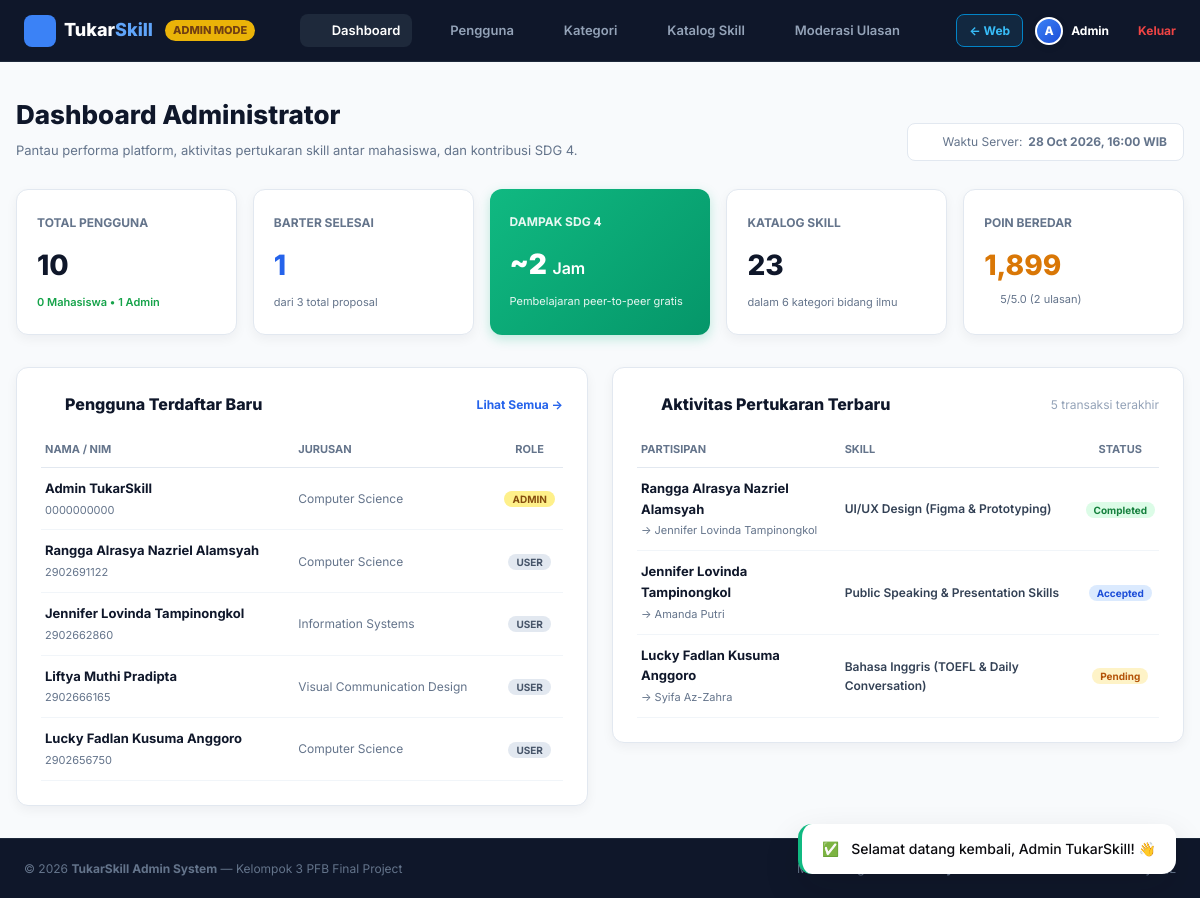
/admin/index.php (signed in), run on the app's committed database.
### tables this page shows
CREATE TABLE `users` (
  `id` INT AUTO_INCREMENT PRIMARY KEY,
  `name` VARCHAR(100) NOT NULL,
  `nim` CHAR(10) NOT NULL UNIQUE,
  `email` VARCHAR(100) NOT NULL UNIQUE,
  `password` VARCHAR(255) NOT NULL,
  `major` VARCHAR(100) NOT NULL,
  `batch_year` YEAR NULL,
  `bio` TEXT NULL,
  `photo` VARCHAR(255) NULL,
  `whatsapp` VARCHAR(20) NULL,
  `role` ENUM('user', 'admin') NOT NULL DEFAULT 'user',
  `points` INT NOT NULL DEFAULT 20,
  `total_points` INT NOT NULL DEFAULT 20,
  `profile_bonus_given` TINYINT(1) NOT NULL DEFAULT 0,
  `is_active` TINYINT(1) NOT NULL DEFAULT 1,
  `remember_token` VARCHAR(64) NULL,
  `created_at` DATETIME NOT NULL DEFAULT CURRENT_TIMESTAMP,
  `updated_at` DATETIME NOT NULL DEFAULT CURRENT_TIMESTAMP ON UPDATE CURRENT_TIMESTAMP
);

CREATE TABLE `exchanges` (
  `id` INT AUTO_INCREMENT PRIMARY KEY,
  `requester_id` INT NOT NULL,
  `receiver_id` INT NOT NULL,
  `type` ENUM('swap', 'points') NOT NULL DEFAULT 'swap',
  `requested_skill_id` INT NOT NULL,
  `offered_skill_id` INT NULL,
  `points_cost` INT NOT NULL DEFAULT 0,
  `message` TEXT NULL,
  `scheduled_at` DATETIME NOT NULL,
  `mode` ENUM('online', 'offline') NOT NULL DEFAULT 'online',
  `location` VARCHAR(255) NULL,
  `status` ENUM('pending', 'accepted', 'rejected', 'cancelled', 'completed') NOT NULL DEFAULT 'pending',
  `requester_confirmed` TINYINT(1) NOT NULL DEFAULT 0,
  `receiver_confirmed` TINYINT(1) NOT NULL DEFAULT 0,
  `reject_reason` VARCHAR(255) NULL,
  `created_at` DATETIME NOT NULL DEFAULT CURRENT_TIMESTAMP,
  `updated_at` DATETIME NOT NULL DEFAULT CURRENT_TIMESTAMP ON UPDATE CURRENT_TIMESTAMP,
  `completed_at` DATETIME NULL,
  CONSTRAINT `fk_exchanges_requester` FOREIGN KEY (`requester_id`) REFERENCES `users` (`id`) ON DELETE CASCADE ON UPDATE CASCADE,
  CONSTRAINT `fk_exchanges_receiver` FOREIGN KEY (`receiver_id`) REFERENCES `users` (`id`) ON DELETE CASCADE ON UPDATE CASCADE,
  CONSTRAINT `fk_exchanges_req_skill` FOREIGN KEY (`requested_skill_id`) REFERENCES `skills` (`id`) ON DELETE RESTRICT ON UPDATE CASCADE,
  CONSTRAINT `fk_exchanges_off_skill` FOREIGN KEY (`offered_skill_id`) REFERENCES `skills` (`id`) ON DELETE RESTRICT ON UPDATE CASCADE
);

CREATE TABLE `skills` (
  `id` INT AUTO_INCREMENT PRIMARY KEY,
  `category_id` INT NOT NULL,
  `name` VARCHAR(100) NOT NULL UNIQUE,
  `created_at` DATETIME NOT NULL DEFAULT CURRENT_TIMESTAMP,
  CONSTRAINT `fk_skills_category` FOREIGN KEY (`category_id`) REFERENCES `categories` (`id`) ON DELETE RESTRICT ON UPDATE CASCADE
);

### admin/index.php (the view, shortened to what the rows shown need)
<?php
require_once __DIR__ . '/header.php';
$recent_users = [];
$recent_exchanges = [];
if (is_db_connected()) {
    $u_latest = $conn->query("SELECT id, name, nim, email, major, role, created_at FROM users ORDER BY created_at DESC LIMIT 5");
    if ($u_latest) {
        while ($row = $u_latest->fetch_assoc()) $recent_users[] = $row;
    }
    $e_latest = $conn->query("
        SELECT
            e.id, e.status, e.type, e.created_at,
            u_req.name AS req_name, u_rec.name AS rec_name,
            s_req.name AS skill_name
        FROM exchanges e
        JOIN users u_req ON e.requester_id = u_req.id
        JOIN users u_rec ON e.receiver_id = u_rec.id
        JOIN skills s_req ON e.requested_skill_id = s_req.id
        ORDER BY e.created_at DESC
        LIMIT 5
    ");
    if ($e_latest) {
        while ($row = $e_latest->fetch_assoc()) $recent_exchanges[] = $row;
    }
}
?>
<div style="max-width: 1280px; margin: 0 auto;">
    <div style="display: flex; justify-content: space-between; align-items: flex-end; margin-bottom: 28px; flex-wrap: wrap; gap: 16px;">
        <div>
            <h1 style="font-size: 26px; font-weight: 800; color: #0f172a;">
                Dashboard Administrator
            </h1>
        </div>
    </div>
    <div style="display: grid; grid-template-columns: 1fr 1fr; gap: 24px; align-items: start;">
        <div style="background: white; border-radius: 12px; padding: 24px; border: 1px solid #e2e8f0; box-shadow: var(--shadow-sm);">
            <?php if (empty($recent_users)): ?>
                <p style="font-size: 13px; color: #94a3b8; text-align: center; padding: 20px 0;">Belum ada pengguna terdaftar.</p>
            <?php else: ?>
                <div style="overflow-x: auto;">
                    <table style="width: 100%; border-collapse: collapse; font-size: 13px; text-align: left;">
                        <thead>
                            <tr style="border-bottom: 1px solid #e2e8f0; color: #64748b; font-size: 11px; text-transform: uppercase;">
                                <th style="padding: 8px 4px;">Nama / NIM</th>
                                <th style="padding: 8px 4px;">Jurusan</th>
                                <th style="padding: 8px 4px; text-align: center;">Role</th>
                            </tr>
                        </thead>
                        <tbody>
                            <?php foreach ($recent_users as $u): ?>
                                <tr style="border-bottom: 1px solid #f1f5f9;">
                                    <td style="padding: 10px 4px;">
                                        <strong style="color: #0f172a; display: block;"><?= e($u['name']) ?></strong>
                                        <span style="font-size: 11px; color: #64748b;"><?= e($u['nim']) ?></span>
                                    </td>
                                    <td style="padding: 10px 4px; font-size: 12px; color: #64748b;">
                                        <?= e($u['major'] ?? '-') ?>
                                    </td>
                                    <td style="padding: 10px 4px; text-align: center;">
                                        <span style="font-size: 10px; font-weight: 700; padding: 2px 8px; border-radius: 999px; <?= ($u['role'] === 'admin') ? 'background: #fef08a; color: #854d0e;' : 'background: #e2e8f0; color: #475569;' ?>">
                                            <?= strtoupper(e($u['role'])) ?>
                                        </span>
                                    </td>
                                </tr>
                            <?php endforeach; ?>
                        </tbody>
                    </table>
                </div>
            <?php endif; ?>
        </div>
        <div style="background: white; border-radius: 12px; padding: 24px; border: 1px solid #e2e8f0; box-shadow: var(--shadow-sm);">
            <?php if (empty($recent_exchanges)): ?>
                <p style="font-size: 13px; color: #94a3b8; text-align: center; padding: 20px 0;">Belum ada proposal pertukaran.</p>
            <?php else: ?>
                <div style="overflow-x: auto;">
                    <table style="width: 100%; border-collapse: collapse; font-size: 13px; text-align: left;">
                        <thead>
                            <tr style="border-bottom: 1px solid #e2e8f0; color: #64748b; font-size: 11px; text-transform: uppercase;">
                                <th style="padding: 8px 4px;">Partisipan</th>
                                <th style="padding: 8px 4px;">Skill</th>
                                <th style="padding: 8px 4px; text-align: center;">Status</th>
                            </tr>
                        </thead>
                        <tbody>
                            <?php foreach ($recent_exchanges as $ex):
                                $status_badge = [
                                    'pending' => ['bg' => '#fef3c7', 'color' => '#b45309', 'label' => 'Pending'],
                                    'accepted' => ['bg' => '#dbeafe', 'color' => '#1d4ed8', 'label' => 'Accepted'],
                                    'completed' => ['bg' => '#dcfce7', 'color' => '#15803d', 'label' => 'Completed'],
                                    'rejected' => ['bg' => '#fee2e2', 'color' => '#b91c1c', 'label' => 'Rejected'],
                                    'cancelled' => ['bg' => '#f1f5f9', 'color' => '#64748b', 'label' => 'Cancelled']
                                ][$ex['status']] ?? ['bg' => '#f1f5f9', 'color' => '#64748b', 'label' => $ex['status']];
                            ?>
                                <tr style="border-bottom: 1px solid #f1f5f9;">
                                    <td style="padding: 10px 4px;">
                                        <strong style="color: #0f172a; display: block;"><?= e($ex['req_name']) ?></strong>
                                        <span style="font-size: 11px; color: #64748b;">→ <?= e($ex['rec_name']) ?></span>
                                    </td>
                                    <td style="padding: 10px 4px; font-size: 12px; color: #334155; font-weight: 600;">
                                        <?= e($ex['skill_name']) ?>
                                    </td>
                                    <td style="padding: 10px 4px; text-align: center;">
                                        <span style="font-size: 10px; font-weight: 700; padding: 2px 8px; border-radius: 999px; background: <?= $status_badge['bg'] ?>; color: <?= $status_badge['color'] ?>;">
                                            <?= $status_badge['label'] ?>
                                        </span>
                                    </td>
                                </tr>
                            <?php endforeach; ?>
                        </tbody>
                    </table>
                </div>
            <?php endif; ?>
        </div>
    </div>
</div>
<?php require_once __DIR__ . '/footer.php'; ?>

### admin/header.php (shortened to what the rows shown need)
<?php
require_once __DIR__ . '/../config/db.php';
require_once __DIR__ . '/../includes/functions.php';
require_admin();
$admin = current_user();
?>
<!DOCTYPE html>
<html lang="id">
<head>
    <link rel="stylesheet" href="../assets/css/style.css">
</head>
<body style="background: #f8fafc; min-height: 100vh; display: flex; flex-direction: column;">
<header style="background: #0f172a; border-bottom: 1px solid #1e293b; padding: 14px 24px; position: sticky; top: 0; z-index: 100;">
    <div style="max-width: 1280px; margin: 0 auto; display: flex; justify-content: space-between; align-items: center; gap: 16px; flex-wrap: wrap;">
        <div style="display: flex; align-items: center; gap: 12px;">
            <div style="display: flex; align-items: center; gap: 8px; color: white;">
                <?= render_avatar($admin['photo'], $admin['name'], 28) ?>
                <span style="font-size: 12px; font-weight: 700;"><?= e(explode(' ', $admin['name'])[0]) ?></span>
            </div>
        </div>
    </div>
</header>
<main style="flex: 1; padding: 32px 16px;">

### includes/functions.php (shortened to what the rows shown need)
<?php
function user_avatar_url($photo, $name = '') {
    $first_word = strtolower(explode(' ', trim((string)$name))[0] ?? '');
    return '';
}
function render_avatar($photo, $name, $size = 40, $extra_class = '') {
    $url = user_avatar_url($photo, $name);
    $initial = strtoupper(substr(trim((string)$name), 0, 1) ?: 'U');
    $size_px = (int)$size;
    return '<div class="ts-avatar-fallback ' . e($extra_class) . '" style="width:' . $size_px . 'px; height:' . $size_px . 'px; border-radius:50%; background:linear-gradient(135deg, #3b82f6, #1d4ed8); color:#ffffff; font-weight:800; font-size:' . round($size_px * 0.42) . 'px; display:inline-flex; align-items:center; justify-content:center; border:2px solid #ffffff; box-shadow:0 2px 8px rgba(15,23,42,0.06); flex-shrink:0;">' . e($initial) . '</div>';
}
function e($string) {
    return htmlspecialchars((string)($string ?? ''), ENT_QUOTES, 'UTF-8');
}
function is_logged_in() {
    return isset($_SESSION['user_id']) && !empty($_SESSION['user_id']);
}
function current_user() {
    global $conn;
    static $cached_user = null;
    if ($cached_user !== null) {
        return $cached_user;
    }
    $user_id = (int)$_SESSION['user_id'];
    $stmt = $conn->prepare("SELECT id, name, nim, email, major, batch_year, bio, photo, whatsapp, role, points, total_points, is_active FROM users WHERE id = ? LIMIT 1");
    if ($stmt) {
        $stmt->bind_param("i", $user_id);
        $stmt->execute();
        $result = $stmt->get_result();
        $cached_user = $result->fetch_assoc();
    }
    return $cached_user;
}
function is_admin() {
    $user = current_user();
    return $user && ($user['role'] ?? '') === 'admin';
}
function require_admin($redirect_to = '../login.php') {
    if (!is_admin()) {
        set_flash('danger', 'Akses ditolak! Halaman ini khusus administrator platform.');
        header("Location: ../dashboard.php");
        exit;
    }
}

### data on the page
users: name "A", name "Admin", name "Admin TukarSkill", nim "0000000000", major "Computer Science", role "ADMIN"
users: name "Rangga Alrasya Nazriel Alamsyah", nim "2902691122", major "Computer Science", role "USER"
users: name "Jennifer Lovinda Tampinongkol", nim "2902662860", major "Information Systems", role "USER"
users: name "Liftya Muthi Pradipta", nim "2902666165", major "Visual Communication Design", role "USER"
users: name "Lucky Fadlan Kusuma Anggoro", nim "2902656750", major "Computer Science", role "USER"
exchanges: requester.name "Rangga Alrasya Nazriel Alamsyah", receiver.name "Jennifer Lovinda Tampinongkol", requested_skill.name "UI/UX Design (Figma & Prototyping)", status "Completed"
exchanges: requester.name "Jennifer Lovinda Tampinongkol", receiver.name "Amanda Putri", requested_skill.name "Public Speaking & Presentation Skills", status "Accepted"
exchanges: requester.name "Lucky Fadlan Kusuma Anggoro", receiver.name "Syifa Az-Zahra", requested_skill.name "Bahasa Inggris (TOEFL & Daily Conversation)", status "Pending"

### other printed values
$flash['message'] "Selamat datang kembali, Admin TukarSkill! 👋"
$stats['total_users'] "10"
$stats['total_students'] "0"
$stats['total_admins'] "1"
$stats['completed_exchanges'] "1"
$stats['total_exchanges'] "3"
$impact_hours "2"
$stats['total_skills'] "23"
$stats['total_categories'] "6"
$stats['total_points_circulating'] "1,899"
$stats['avg_rating'] "5"
$stats['total_reviews'] "2"
